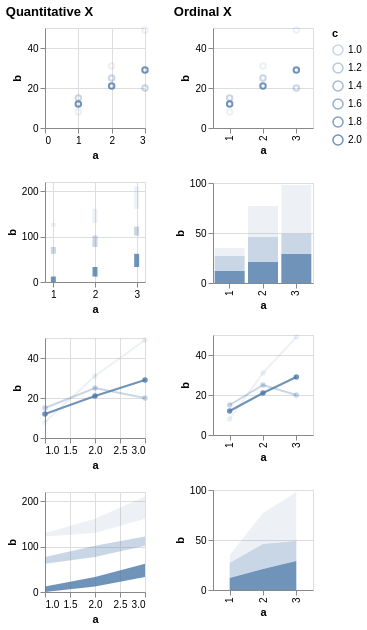

Write a Vega-Lite specification for this figure.
### Vega specification from a JSON file in a GitHub repository (floating-point values rounded to 4 significant figures)
{"$schema": "https://vega.github.io/schema/vega/v6.json", "description": "Testing invalid", "background": "white", "padding": 5, "data": [{"name": "source_0", "values": [{"a": 1, "b": 15, "c": 1}, {"a": 2, "b": 25, "c": 1}, {"a": 3, "b": 20, "c": 1}, {"a": 1, "b": 12, "c": 2}, {"a": 2, "b": 21, "c": 2}, {"a": 3, "b": 29, "c": 2}, {"a": 1, "b": 8, "c": null}, {"a": 2, "b": 31, "c": null}, {"a": 3, "b": 49, "c": null}]}, {"name": "data_0", "source": "source_0", "transform": [{"type": "formula", "expr": "toNumber(datum[\"a\"])", "as": "a"}]}, {"name": "data_1", "source": "data_0", "transform": [{"type": "filter", "expr": "isValid(datum[\"a\"]) && isFinite(+datum[\"a\"]) && isValid(datum[\"b\"]) && isFinite(+datum[\"b\"])"}]}, {"name": "data_2", "source": "data_0", "transform": [{"type": "stack", "groupby": [], "field": "b", "sort": {"field": ["c"], "order": ["descending"]}, "as": ["b_start", "b_end"], "offset": "zero"}, {"type": "filter", "expr": "isValid(datum[\"a\"]) && isFinite(+datum[\"a\"]) && isValid(datum[\"b\"]) && isFinite(+datum[\"b\"])"}]}, {"name": "data_3", "source": "data_0", "transform": [{"type": "stack", "groupby": [], "field": "b", "sort": {"field": ["c"], "order": ["descending"]}, "as": ["b_start", "b_end"], "offset": "zero"}, {"type": "filter", "expr": "isValid(datum[\"a\"]) && isFinite(+datum[\"a\"]) && isValid(datum[\"b\"]) && isFinite(+datum[\"b\"])"}]}, {"name": "data_4", "source": "data_0", "transform": [{"type": "filter", "expr": "isValid(datum[\"b\"]) && isFinite(+datum[\"b\"])"}]}, {"name": "data_5", "source": "data_0", "transform": [{"type": "stack", "groupby": ["a"], "field": "b", "sort": {"field": ["c"], "order": ["descending"]}, "as": ["b_start", "b_end"], "offset": "zero"}, {"type": "filter", "expr": "isValid(datum[\"b\"]) && isFinite(+datum[\"b\"])"}]}, {"name": "data_6", "source": "data_0", "transform": [{"type": "impute", "field": "b", "groupby": ["c"], "key": "a", "method": "value", "value": 0}, {"type": "stack", "groupby": ["a"], "field": "b", "sort": {"field": ["c"], "order": ["descending"]}, "as": ["b_start", "b_end"], "offset": "zero"}, {"type": "filter", "expr": "isValid(datum[\"b\"]) && isFinite(+datum[\"b\"])"}]}], "signals": [{"name": "childWidth", "value": 100}, {"name": "concat_0_childHeight", "value": 100}, {"name": "concat_1_childHeight", "value": 100}], "layout": {"padding": 20, "bounds": "full", "align": "each"}, "marks": [{"type": "group", "name": "concat_0_group", "title": {"text": "Quantitative X", "anchor": "start"}, "layout": {"padding": 20, "columns": 1, "bounds": "full", "align": "each"}, "marks": [{"type": "group", "name": "concat_0_concat_0_group", "style": "cell", "encode": {"update": {"width": {"signal": "childWidth"}, "height": {"signal": "concat_0_childHeight"}}}, "marks": [{"name": "concat_0_concat_0_marks", "type": "symbol", "style": ["point"], "from": {"data": "data_1"}, "encode": {"update": {"opacity": [{"test": "!isValid(datum[\"c\"]) || !isFinite(+datum[\"c\"])", "value": 0.1}, {"scale": "opacity", "field": "c"}], "fill": {"value": "transparent"}, "stroke": {"value": "#4c78a8"}, "tooltip": {"signal": "{\"a\": format(datum[\"a\"], \"\"), \"b\": format(datum[\"b\"], \"\"), \"c\": format(datum[\"c\"], \"\")}"}, "ariaRoleDescription": {"value": "point"}, "description": {"signal": "\"a: \" + (format(datum[\"a\"], \"\")) + \"; b: \" + (format(datum[\"b\"], \"\")) + \"; c: \" + (format(datum[\"c\"], \"\"))"}, "x": {"scale": "concat_0_concat_0_x", "field": "a"}, "y": {"scale": "concat_0_concat_0_y", "field": "b"}}}}], "axes": [{"scale": "concat_0_concat_0_x", "orient": "bottom", "gridScale": "concat_0_concat_0_y", "grid": true, "tickCount": {"signal": "ceil(childWidth/40)"}, "domain": false, "labels": false, "aria": false, "maxExtent": 0, "minExtent": 0, "ticks": false, "zindex": 0}, {"scale": "concat_0_concat_0_y", "orient": "left", "gridScale": "concat_0_concat_0_x", "grid": true, "tickCount": {"signal": "ceil(concat_0_childHeight/40)"}, "domain": false, "labels": false, "aria": false, "maxExtent": 0, "minExtent": 0, "ticks": false, "zindex": 0}, {"scale": "concat_0_concat_0_x", "orient": "bottom", "grid": false, "title": "a", "labelFlush": true, "labelOverlap": true, "tickCount": {"signal": "ceil(childWidth/40)"}, "zindex": 0}, {"scale": "concat_0_concat_0_y", "orient": "left", "grid": false, "title": "b", "labelOverlap": true, "tickCount": {"signal": "ceil(concat_0_childHeight/40)"}, "zindex": 0}]}, {"type": "group", "name": "concat_0_concat_1_group", "style": "cell", "encode": {"update": {"width": {"signal": "childWidth"}, "height": {"signal": "concat_0_childHeight"}}}, "marks": [{"name": "concat_0_concat_1_marks", "type": "rect", "style": ["bar"], "from": {"data": "data_2"}, "encode": {"update": {"fill": {"value": "#4c78a8"}, "opacity": [{"test": "!isValid(datum[\"c\"]) || !isFinite(+datum[\"c\"])", "value": 0.1}, {"scale": "opacity", "field": "c"}], "tooltip": {"signal": "{\"a\": format(datum[\"a\"], \"\"), \"b\": format(datum[\"b\"], \"\"), \"c\": format(datum[\"c\"], \"\")}"}, "ariaRoleDescription": {"value": "bar"}, "description": {"signal": "\"a: \" + (format(datum[\"a\"], \"\")) + \"; b: \" + (format(datum[\"b\"], \"\")) + \"; c: \" + (format(datum[\"c\"], \"\"))"}, "xc": {"scale": "concat_0_concat_1_x", "field": "a"}, "width": {"value": 5}, "y": {"scale": "concat_0_concat_1_y", "field": "b_end"}, "y2": {"scale": "concat_0_concat_1_y", "field": "b_start"}}}}], "axes": [{"scale": "concat_0_concat_1_x", "orient": "bottom", "gridScale": "concat_0_concat_1_y", "grid": true, "tickCount": {"signal": "ceil(childWidth/40)"}, "domain": false, "labels": false, "aria": false, "maxExtent": 0, "minExtent": 0, "ticks": false, "zindex": 0}, {"scale": "concat_0_concat_1_y", "orient": "left", "gridScale": "concat_0_concat_1_x", "grid": true, "tickCount": {"signal": "ceil(concat_0_childHeight/40)"}, "domain": false, "labels": false, "aria": false, "maxExtent": 0, "minExtent": 0, "ticks": false, "zindex": 0}, {"scale": "concat_0_concat_1_x", "orient": "bottom", "grid": false, "title": "a", "labelFlush": true, "labelOverlap": true, "tickCount": {"signal": "ceil(childWidth/40)"}, "zindex": 0}, {"scale": "concat_0_concat_1_y", "orient": "left", "grid": false, "title": "b", "labelOverlap": true, "tickCount": {"signal": "ceil(concat_0_childHeight/40)"}, "zindex": 0}]}, {"type": "group", "name": "concat_0_concat_2_group", "style": "cell", "encode": {"update": {"width": {"signal": "childWidth"}, "height": {"signal": "concat_0_childHeight"}}}, "marks": [{"name": "concat_0_concat_2_layer_0_pathgroup", "type": "group", "from": {"facet": {"name": "faceted_path_concat_0_concat_2_layer_0_main", "data": "data_1", "groupby": ["c"]}}, "encode": {"update": {"width": {"field": {"group": "width"}}, "height": {"field": {"group": "height"}}}}, "marks": [{"name": "concat_0_concat_2_layer_0_marks", "type": "line", "style": ["line"], "sort": {"field": "x"}, "from": {"data": "faceted_path_concat_0_concat_2_layer_0_main"}, "encode": {"update": {"stroke": {"value": "#4c78a8"}, "opacity": [{"test": "!isValid(datum[\"c\"]) || !isFinite(+datum[\"c\"])", "value": 0.1}, {"scale": "opacity", "field": "c"}], "tooltip": {"signal": "{\"a\": format(datum[\"a\"], \"\"), \"b\": format(datum[\"b\"], \"\"), \"c\": format(datum[\"c\"], \"\")}"}, "description": {"signal": "\"a: \" + (format(datum[\"a\"], \"\")) + \"; b: \" + (format(datum[\"b\"], \"\")) + \"; c: \" + (format(datum[\"c\"], \"\"))"}, "x": {"scale": "concat_0_concat_2_x", "field": "a"}, "y": {"scale": "concat_0_concat_2_y", "field": "b"}}}}]}, {"name": "concat_0_concat_2_layer_1_marks", "type": "symbol", "style": ["point"], "from": {"data": "data_1"}, "encode": {"update": {"opacity": [{"test": "!isValid(datum[\"c\"]) || !isFinite(+datum[\"c\"])", "value": 0.1}, {"scale": "opacity", "field": "c"}], "fill": {"value": "#4c78a8"}, "tooltip": {"signal": "{\"a\": format(datum[\"a\"], \"\"), \"b\": format(datum[\"b\"], \"\"), \"c\": format(datum[\"c\"], \"\")}"}, "ariaRoleDescription": {"value": "point"}, "description": {"signal": "\"a: \" + (format(datum[\"a\"], \"\")) + \"; b: \" + (format(datum[\"b\"], \"\")) + \"; c: \" + (format(datum[\"c\"], \"\"))"}, "x": {"scale": "concat_0_concat_2_x", "field": "a"}, "y": {"scale": "concat_0_concat_2_y", "field": "b"}}}}], "axes": [{"scale": "concat_0_concat_2_x", "orient": "bottom", "gridScale": "concat_0_concat_2_y", "grid": true, "tickCount": {"signal": "ceil(childWidth/40)"}, "domain": false, "labels": false, "aria": false, "maxExtent": 0, "minExtent": 0, "ticks": false, "zindex": 0}, {"scale": "concat_0_concat_2_y", "orient": "left", "gridScale": "concat_0_concat_2_x", "grid": true, "tickCount": {"signal": "ceil(concat_0_childHeight/40)"}, "domain": false, "labels": false, "aria": false, "maxExtent": 0, "minExtent": 0, "ticks": false, "zindex": 0}, {"scale": "concat_0_concat_2_x", "orient": "bottom", "grid": false, "title": "a", "labelFlush": true, "labelOverlap": true, "tickCount": {"signal": "ceil(childWidth/40)"}, "zindex": 0}, {"scale": "concat_0_concat_2_y", "orient": "left", "grid": false, "title": "b", "labelOverlap": true, "tickCount": {"signal": "ceil(concat_0_childHeight/40)"}, "zindex": 0}]}, {"type": "group", "name": "concat_0_concat_3_group", "style": "cell", "encode": {"update": {"width": {"signal": "childWidth"}, "height": {"signal": "concat_0_childHeight"}}}, "marks": [{"name": "concat_0_concat_3_pathgroup", "type": "group", "from": {"facet": {"name": "faceted_path_concat_0_concat_3_main", "data": "data_3", "groupby": ["c"]}}, "encode": {"update": {"width": {"field": {"group": "width"}}, "height": {"field": {"group": "height"}}}}, "marks": [{"name": "concat_0_concat_3_marks", "type": "area", "style": ["area"], "sort": {"field": "x"}, "from": {"data": "faceted_path_concat_0_concat_3_main"}, "encode": {"update": {"orient": {"value": "vertical"}, "fill": {"value": "#4c78a8"}, "opacity": [{"test": "!isValid(datum[\"c\"]) || !isFinite(+datum[\"c\"])", "value": 0.1}, {"scale": "opacity", "field": "c"}], "tooltip": {"signal": "{\"a\": format(datum[\"a\"], \"\"), \"b\": format(datum[\"b\"], \"\"), \"c\": format(datum[\"c\"], \"\")}"}, "description": {"signal": "\"a: \" + (format(datum[\"a\"], \"\")) + \"; b: \" + (format(datum[\"b\"], \"\")) + \"; c: \" + (format(datum[\"c\"], \"\"))"}, "x": {"scale": "concat_0_concat_3_x", "field": "a"}, "y": {"scale": "concat_0_concat_3_y", "field": "b_end"}, "y2": {"scale": "concat_0_concat_3_y", "field": "b_start"}}}}]}], "axes": [{"scale": "concat_0_concat_3_x", "orient": "bottom", "gridScale": "concat_0_concat_3_y", "grid": true, "tickCount": {"signal": "ceil(childWidth/40)"}, "domain": false, "labels": false, "aria": false, "maxExtent": 0, "minExtent": 0, "ticks": false, "zindex": 0}, {"scale": "concat_0_concat_3_y", "orient": "left", "gridScale": "concat_0_concat_3_x", "grid": true, "tickCount": {"signal": "ceil(concat_0_childHeight/40)"}, "domain": false, "labels": false, "aria": false, "maxExtent": 0, "minExtent": 0, "ticks": false, "zindex": 0}, {"scale": "concat_0_concat_3_x", "orient": "bottom", "grid": false, "title": "a", "labelFlush": true, "labelOverlap": true, "tickCount": {"signal": "ceil(childWidth/40)"}, "zindex": 0}, {"scale": "concat_0_concat_3_y", "orient": "left", "grid": false, "title": "b", "labelOverlap": true, "tickCount": {"signal": "ceil(concat_0_childHeight/40)"}, "zindex": 0}]}]}, {"type": "group", "name": "concat_1_group", "title": {"text": "Ordinal X", "anchor": "start"}, "layout": {"padding": 20, "columns": 1, "bounds": "full", "align": "each"}, "marks": [{"type": "group", "name": "concat_1_concat_0_group", "style": "cell", "encode": {"update": {"width": {"signal": "childWidth"}, "height": {"signal": "concat_1_childHeight"}}}, "marks": [{"name": "concat_1_concat_0_marks", "type": "symbol", "style": ["point"], "from": {"data": "data_4"}, "encode": {"update": {"opacity": [{"test": "!isValid(datum[\"c\"]) || !isFinite(+datum[\"c\"])", "value": 0.1}, {"scale": "opacity", "field": "c"}], "fill": {"value": "transparent"}, "stroke": {"value": "#4c78a8"}, "tooltip": {"signal": "{\"a\": isValid(datum[\"a\"]) ? datum[\"a\"] : \"\"+datum[\"a\"], \"b\": format(datum[\"b\"], \"\"), \"c\": format(datum[\"c\"], \"\")}"}, "ariaRoleDescription": {"value": "point"}, "description": {"signal": "\"a: \" + (isValid(datum[\"a\"]) ? datum[\"a\"] : \"\"+datum[\"a\"]) + \"; b: \" + (format(datum[\"b\"], \"\")) + \"; c: \" + (format(datum[\"c\"], \"\"))"}, "x": {"scale": "concat_1_concat_0_x", "field": "a"}, "y": {"scale": "concat_1_concat_0_y", "field": "b"}}}}], "axes": [{"scale": "concat_1_concat_0_y", "orient": "left", "gridScale": "concat_1_concat_0_x", "grid": true, "tickCount": {"signal": "ceil(concat_1_childHeight/40)"}, "domain": false, "labels": false, "aria": false, "maxExtent": 0, "minExtent": 0, "ticks": false, "zindex": 0}, {"scale": "concat_1_concat_0_x", "orient": "bottom", "grid": false, "title": "a", "labelAlign": "right", "labelAngle": 270, "labelBaseline": "middle", "zindex": 0}, {"scale": "concat_1_concat_0_y", "orient": "left", "grid": false, "title": "b", "labelOverlap": true, "tickCount": {"signal": "ceil(concat_1_childHeight/40)"}, "zindex": 0}]}, {"type": "group", "name": "concat_1_concat_1_group", "style": "cell", "encode": {"update": {"width": {"signal": "childWidth"}, "height": {"signal": "concat_1_childHeight"}}}, "marks": [{"name": "concat_1_concat_1_marks", "type": "rect", "style": ["bar"], "from": {"data": "data_5"}, "encode": {"update": {"fill": {"value": "#4c78a8"}, "opacity": [{"test": "!isValid(datum[\"c\"]) || !isFinite(+datum[\"c\"])", "value": 0.1}, {"scale": "opacity", "field": "c"}], "tooltip": {"signal": "{\"a\": isValid(datum[\"a\"]) ? datum[\"a\"] : \"\"+datum[\"a\"], \"b\": format(datum[\"b\"], \"\"), \"c\": format(datum[\"c\"], \"\")}"}, "ariaRoleDescription": {"value": "bar"}, "description": {"signal": "\"a: \" + (isValid(datum[\"a\"]) ? datum[\"a\"] : \"\"+datum[\"a\"]) + \"; b: \" + (format(datum[\"b\"], \"\")) + \"; c: \" + (format(datum[\"c\"], \"\"))"}, "x": {"scale": "concat_1_concat_1_x", "field": "a"}, "width": {"signal": "max(0.25, bandwidth('concat_1_concat_1_x'))"}, "y": {"scale": "concat_1_concat_1_y", "field": "b_end"}, "y2": {"scale": "concat_1_concat_1_y", "field": "b_start"}}}}], "axes": [{"scale": "concat_1_concat_1_y", "orient": "left", "gridScale": "concat_1_concat_1_x", "grid": true, "tickCount": {"signal": "ceil(concat_1_childHeight/40)"}, "domain": false, "labels": false, "aria": false, "maxExtent": 0, "minExtent": 0, "ticks": false, "zindex": 0}, {"scale": "concat_1_concat_1_x", "orient": "bottom", "grid": false, "title": "a", "labelAlign": "right", "labelAngle": 270, "labelBaseline": "middle", "zindex": 0}, {"scale": "concat_1_concat_1_y", "orient": "left", "grid": false, "title": "b", "labelOverlap": true, "tickCount": {"signal": "ceil(concat_1_childHeight/40)"}, "zindex": 0}]}, {"type": "group", "name": "concat_1_concat_2_group", "style": "cell", "encode": {"update": {"width": {"signal": "childWidth"}, "height": {"signal": "concat_1_childHeight"}}}, "marks": [{"name": "concat_1_concat_2_layer_0_pathgroup", "type": "group", "from": {"facet": {"name": "faceted_path_concat_1_concat_2_layer_0_main", "data": "data_4", "groupby": ["c"]}}, "encode": {"update": {"width": {"field": {"group": "width"}}, "height": {"field": {"group": "height"}}}}, "marks": [{"name": "concat_1_concat_2_layer_0_marks", "type": "line", "style": ["line"], "sort": {"field": "x"}, "from": {"data": "faceted_path_concat_1_concat_2_layer_0_main"}, "encode": {"update": {"stroke": {"value": "#4c78a8"}, "opacity": [{"test": "!isValid(datum[\"c\"]) || !isFinite(+datum[\"c\"])", "value": 0.1}, {"scale": "opacity", "field": "c"}], "tooltip": {"signal": "{\"a\": isValid(datum[\"a\"]) ? datum[\"a\"] : \"\"+datum[\"a\"], \"b\": format(datum[\"b\"], \"\"), \"c\": format(datum[\"c\"], \"\")}"}, "description": {"signal": "\"a: \" + (isValid(datum[\"a\"]) ? datum[\"a\"] : \"\"+datum[\"a\"]) + \"; b: \" + (format(datum[\"b\"], \"\")) + \"; c: \" + (format(datum[\"c\"], \"\"))"}, "x": {"scale": "concat_1_concat_2_x", "field": "a"}, "y": {"scale": "concat_1_concat_2_y", "field": "b"}}}}]}, {"name": "concat_1_concat_2_layer_1_marks", "type": "symbol", "style": ["point"], "from": {"data": "data_4"}, "encode": {"update": {"opacity": [{"test": "!isValid(datum[\"c\"]) || !isFinite(+datum[\"c\"])", "value": 0.1}, {"scale": "opacity", "field": "c"}], "fill": {"value": "#4c78a8"}, "tooltip": {"signal": "{\"a\": isValid(datum[\"a\"]) ? datum[\"a\"] : \"\"+datum[\"a\"], \"b\": format(datum[\"b\"], \"\"), \"c\": format(datum[\"c\"], \"\")}"}, "ariaRoleDescription": {"value": "point"}, "description": {"signal": "\"a: \" + (isValid(datum[\"a\"]) ? datum[\"a\"] : \"\"+datum[\"a\"]) + \"; b: \" + (format(datum[\"b\"], \"\")) + \"; c: \" + (format(datum[\"c\"], \"\"))"}, "x": {"scale": "concat_1_concat_2_x", "field": "a"}, "y": {"scale": "concat_1_concat_2_y", "field": "b"}}}}], "axes": [{"scale": "concat_1_concat_2_y", "orient": "left", "gridScale": "concat_1_concat_2_x", "grid": true, "tickCount": {"signal": "ceil(concat_1_childHeight/40)"}, "domain": false, "labels": false, "aria": false, "maxExtent": 0, "minExtent": 0, "ticks": false, "zindex": 0}, {"scale": "concat_1_concat_2_x", "orient": "bottom", "grid": false, "title": "a", "labelAlign": "right", "labelAngle": 270, "labelBaseline": "middle", "zindex": 0}, {"scale": "concat_1_concat_2_y", "orient": "left", "grid": false, "title": "b", "labelOverlap": true, "tickCount": {"signal": "ceil(concat_1_childHeight/40)"}, "zindex": 0}]}, {"type": "group", "name": "concat_1_concat_3_group", "style": "cell", "encode": {"update": {"width": {"signal": "childWidth"}, "height": {"signal": "concat_1_childHeight"}}}, "marks": [{"name": "concat_1_concat_3_pathgroup", "type": "group", "from": {"facet": {"name": "faceted_path_concat_1_concat_3_main", "data": "data_6", "groupby": ["c"]}}, "encode": {"update": {"width": {"field": {"group": "width"}}, "height": {"field": {"group": "height"}}}}, "marks": [{"name": "concat_1_concat_3_marks", "type": "area", "style": ["area"], "sort": {"field": "x"}, "from": {"data": "faceted_path_concat_1_concat_3_main"}, "encode": {"update": {"orient": {"value": "vertical"}, "fill": {"value": "#4c78a8"}, "opacity": [{"test": "!isValid(datum[\"c\"]) || !isFinite(+datum[\"c\"])", "value": 0.1}, {"scale": "opacity", "field": "c"}], "tooltip": {"signal": "{\"a\": isValid(datum[\"a\"]) ? datum[\"a\"] : \"\"+datum[\"a\"], \"b\": format(datum[\"b\"], \"\"), \"c\": format(datum[\"c\"], \"\")}"}, "description": {"signal": "\"a: \" + (isValid(datum[\"a\"]) ? datum[\"a\"] : \"\"+datum[\"a\"]) + \"; b: \" + (format(datum[\"b\"], \"\")) + \"; c: \" + (format(datum[\"c\"], \"\"))"}, "x": {"scale": "concat_1_concat_3_x", "field": "a"}, "y": {"scale": "concat_1_concat_3_y", "field": "b_end"}, "y2": {"scale": "concat_1_concat_3_y", "field": "b_start"}}}}]}], "axes": [{"scale": "concat_1_concat_3_y", "orient": "left", "gridScale": "concat_1_concat_3_x", "grid": true, "tickCount": {"signal": "ceil(concat_1_childHeight/40)"}, "domain": false, "labels": false, "aria": false, "maxExtent": 0, "minExtent": 0, "ticks": false, "zindex": 0}, {"scale": "concat_1_concat_3_x", "orient": "bottom", "grid": false, "title": "a", "labelAlign": "right", "labelAngle": 270, "labelBaseline": "middle", "zindex": 0}, {"scale": "concat_1_concat_3_y", "orient": "left", "grid": false, "title": "b", "labelOverlap": true, "tickCount": {"signal": "ceil(concat_1_childHeight/40)"}, "zindex": 0}]}]}], "scales": [{"name": "opacity", "type": "linear", "domain": {"fields": [{"data": "data_1", "field": "c"}, {"data": "data_2", "field": "c"}, {"data": "data_3", "field": "c"}, {"data": "data_4", "field": "c"}, {"data": "data_5", "field": "c"}, {"data": "data_6", "field": "c"}]}, "range": [0.3, 0.8], "zero": false}, {"name": "concat_0_concat_0_x", "type": "linear", "domain": {"data": "data_1", "field": "a"}, "range": [0, {"signal": "childWidth"}], "nice": true, "zero": true}, {"name": "concat_0_concat_0_y", "type": "linear", "domain": {"data": "data_1", "field": "b"}, "range": [{"signal": "concat_0_childHeight"}, 0], "nice": true, "zero": true}, {"name": "concat_0_concat_1_x", "type": "linear", "domain": {"data": "data_2", "field": "a"}, "range": [0, {"signal": "childWidth"}], "nice": true, "zero": false, "padding": 5}, {"name": "concat_0_concat_1_y", "type": "linear", "domain": {"data": "data_2", "fields": ["b_start", "b_end"]}, "range": [{"signal": "concat_0_childHeight"}, 0], "nice": true, "zero": true}, {"name": "concat_0_concat_2_x", "type": "linear", "domain": {"data": "data_1", "field": "a"}, "range": [0, {"signal": "childWidth"}], "nice": true, "zero": false}, {"name": "concat_0_concat_2_y", "type": "linear", "domain": {"data": "data_1", "field": "b"}, "range": [{"signal": "concat_0_childHeight"}, 0], "nice": true, "zero": true}, {"name": "concat_0_concat_3_x", "type": "linear", "domain": {"data": "data_3", "field": "a"}, "range": [0, {"signal": "childWidth"}], "nice": true, "zero": false}, {"name": "concat_0_concat_3_y", "type": "linear", "domain": {"data": "data_3", "fields": ["b_start", "b_end"]}, "range": [{"signal": "concat_0_childHeight"}, 0], "nice": true, "zero": true}, {"name": "concat_1_concat_0_x", "type": "point", "domain": {"data": "data_4", "field": "a", "sort": true}, "range": [0, {"signal": "childWidth"}], "padding": 0.5}, {"name": "concat_1_concat_0_y", "type": "linear", "domain": {"data": "data_4", "field": "b"}, "range": [{"signal": "concat_1_childHeight"}, 0], "nice": true, "zero": true}, {"name": "concat_1_concat_1_x", "type": "band", "domain": {"data": "data_5", "field": "a", "sort": true}, "range": [0, {"signal": "childWidth"}], "paddingInner": 0.1, "paddingOuter": 0.05}, {"name": "concat_1_concat_1_y", "type": "linear", "domain": {"data": "data_5", "fields": ["b_start", "b_end"]}, "range": [{"signal": "concat_1_childHeight"}, 0], "nice": true, "zero": true}, {"name": "concat_1_concat_2_x", "type": "point", "domain": {"data": "data_4", "field": "a", "sort": true}, "range": [0, {"signal": "childWidth"}], "padding": 0.5}, {"name": "concat_1_concat_2_y", "type": "linear", "domain": {"data": "data_4", "field": "b"}, "range": [{"signal": "concat_1_childHeight"}, 0], "nice": true, "zero": true}, {"name": "concat_1_concat_3_x", "type": "point", "domain": {"data": "data_6", "field": "a", "sort": true}, "range": [0, {"signal": "childWidth"}], "padding": 0.5}, {"name": "concat_1_concat_3_y", "type": "linear", "domain": {"data": "data_6", "fields": ["b_start", "b_end"]}, "range": [{"signal": "concat_1_childHeight"}, 0], "nice": true, "zero": true}], "legends": [{"opacity": "opacity", "symbolType": "circle", "title": "c", "encode": {"symbols": {"update": {"fill": {"value": "transparent"}, "stroke": {"value": "#4c78a8"}}}}}], "config": {"mark": {"tooltip": true}}}
